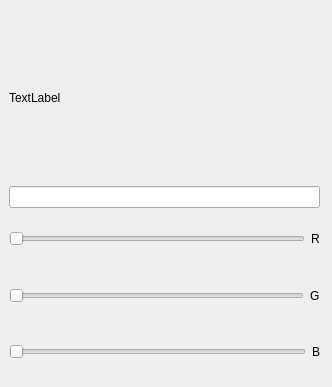
<?xml version="1.0" encoding="UTF-8"?>
<ui version="4.0">
 <class>RGB</class>
 <widget class="QMainWindow" name="RGB">
  <property name="geometry">
   <rect>
    <x>0</x>
    <y>0</y>
    <width>332</width>
    <height>387</height>
   </rect>
  </property>
  <property name="windowTitle">
   <string>RGB调色板</string>
  </property>
  <widget class="QWidget" name="centralwidget">
   <widget class="QWidget" name="">
    <property name="geometry">
     <rect>
      <x>9</x>
      <y>16</y>
      <width>311</width>
      <height>361</height>
     </rect>
    </property>
    <layout class="QVBoxLayout" name="verticalLayout_2">
     <item>
      <widget class="QLabel" name="label">
       <property name="text">
        <string>TextLabel</string>
       </property>
      </widget>
     </item>
     <item>
      <widget class="QLineEdit" name="lineEdit"/>
     </item>
     <item>
      <layout class="QVBoxLayout" name="verticalLayout">
       <item>
        <layout class="QHBoxLayout" name="horizontalLayout">
         <item>
          <widget class="QSlider" name="slider_r">
           <property name="maximum">
            <number>255</number>
           </property>
           <property name="orientation">
            <enum>Qt::Horizontal</enum>
           </property>
           <property name="tickPosition">
            <enum>QSlider::NoTicks</enum>
           </property>
          </widget>
         </item>
         <item>
          <widget class="QLabel" name="label_r">
           <property name="layoutDirection">
            <enum>Qt::LeftToRight</enum>
           </property>
           <property name="text">
            <string>R</string>
           </property>
           <property name="alignment">
            <set>Qt::AlignLeading|Qt::AlignLeft|Qt::AlignVCenter</set>
           </property>
          </widget>
         </item>
        </layout>
       </item>
       <item>
        <layout class="QHBoxLayout" name="horizontalLayout_2">
         <item>
          <widget class="QSlider" name="slider_g">
           <property name="maximum">
            <number>255</number>
           </property>
           <property name="orientation">
            <enum>Qt::Horizontal</enum>
           </property>
           <property name="tickPosition">
            <enum>QSlider::NoTicks</enum>
           </property>
          </widget>
         </item>
         <item>
          <widget class="QLabel" name="label_g">
           <property name="layoutDirection">
            <enum>Qt::LeftToRight</enum>
           </property>
           <property name="text">
            <string>G</string>
           </property>
           <property name="alignment">
            <set>Qt::AlignLeading|Qt::AlignLeft|Qt::AlignVCenter</set>
           </property>
          </widget>
         </item>
        </layout>
       </item>
       <item>
        <layout class="QHBoxLayout" name="horizontalLayout_3">
         <item>
          <widget class="QSlider" name="slider_b">
           <property name="maximum">
            <number>255</number>
           </property>
           <property name="orientation">
            <enum>Qt::Horizontal</enum>
           </property>
           <property name="tickPosition">
            <enum>QSlider::NoTicks</enum>
           </property>
          </widget>
         </item>
         <item>
          <widget class="QLabel" name="label_b">
           <property name="layoutDirection">
            <enum>Qt::LeftToRight</enum>
           </property>
           <property name="text">
            <string>B</string>
           </property>
           <property name="alignment">
            <set>Qt::AlignLeading|Qt::AlignLeft|Qt::AlignVCenter</set>
           </property>
          </widget>
         </item>
        </layout>
       </item>
      </layout>
     </item>
    </layout>
   </widget>
  </widget>
 </widget>
 <resources/>
 <connections/>
</ui>
